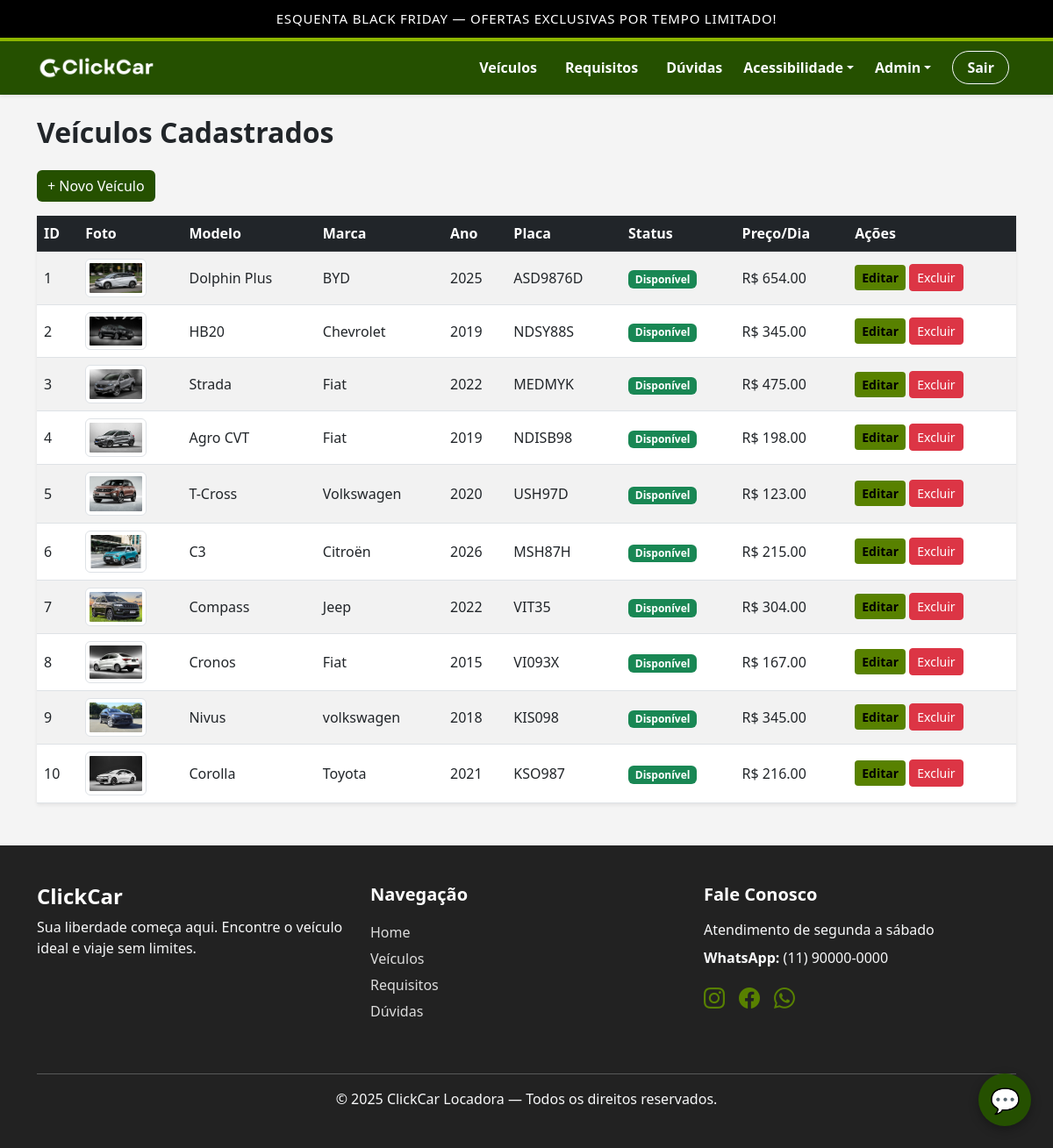
/admin/vehicles (signed in), run on the app's committed database.
### models/models.py (models this page shows)
class Veiculo(db.Model):
    __tablename__ = 'veiculos'
    id = db.Column(db.Integer, primary_key=True)
    modelo = db.Column(db.String(120), nullable=False)
    marca = db.Column(db.String(80), nullable=False)
    ano = db.Column(db.Integer, nullable=False)
    placa = db.Column(db.String(20), unique=True)
    cor = db.Column(db.String(30))
    tipo_id = db.Column(db.Integer, db.ForeignKey(
        'tipo_veiculo.id'), nullable=False)
    preco_por_dia = db.Column(db.Float, nullable=False)
    status = db.Column(db.String(30), default='disponivel')
    localizacao = db.Column(db.String(150))
    criado_em = db.Column(db.DateTime, default=datetime.utcnow)

class VehiclePhoto(db.Model):
    __tablename__ = 'vehicle_photos'
    id = db.Column(db.Integer, primary_key=True)
    veiculo_id = db.Column(db.Integer, db.ForeignKey(
        'veiculos.id'), nullable=False)
    filename = db.Column(db.String(200), nullable=False)
    veiculo = db.relationship("Veiculo", backref="fotos", lazy=True)

### controllers/controller.py (the view)
@main.route('/admin/vehicles')
@login_required
def admin_listar_veiculos():
    if current_user.perfil.nome_perfil not in ['Admin', 'Atendimento']:
        flash("Acesso negado", "danger")
        return redirect(url_for('main.index'))
    veiculos = Veiculo.query.all()
    return render_template('admin/vehicles/list.html', veiculos=veiculos)

### app.py (called while the page is built)
@login_manager.user_loader
def load_user(user_id):
    return Usuario.query.get(int(user_id))

### templates/admin/vehicles/list.html (shortened to what this page needs)
{% extends 'base.html' %}
{% block content %}
<h2 class="fw-bold mb-4">Veículos Cadastrados</h2>
<a href="{{ url_for('main.admin_novo_veiculo') }}" class="btn btn-primary mb-3">+ Novo Veículo</a>
<table class="table table-striped table-hover align-middle shadow-sm">
    <thead class="table-dark">
        <tr>
            <th>ID</th>
            <th>Foto</th>
            <th>Modelo</th>
            <th>Marca</th>
            <th>Ano</th>
            <th>Placa</th>
            <th>Status</th>
            <th>Preço/Dia</th>
            <th>Ações</th>
        </tr>
    </thead>
    <tbody>
        {% for v in veiculos %}
        <tr>
            <td>{{ v.id }}</td>
            <td>
                {% if v.fotos and v.fotos|length > 0 %}
                    <img src="{{ url_for('static', filename='uploads/' ~ v.fotos[0].filename) }}"
                         class="img-thumbnail"
                         style="width: 70px; height: auto;">
                {% else %}
                    <span class="text-muted">Sem foto</span>
                {% endif %}
            </td>
            <td>{{ v.modelo }}</td>
            <td>{{ v.marca }}</td>
            <td>{{ v.ano }}</td>
            <td>{{ v.placa }}</td>
            <td>
                {% if v.status == 'disponivel' %}
                    <span class="badge bg-success">Disponível</span>
                {% else %}
                    <span class="badge bg-danger">Indisponível</span>
                {% endif %}
            </td>
            <td>R$ {{ "%.2f"|format(v.preco_por_dia) }}</td>
            <td>
                <a href="{{ url_for('main.admin_editar_veiculo', id=v.id) }}"
                   class="btn btn-warning btn-sm">
                    Editar
                </a>
                <a href="{{ url_for('main.admin_excluir_veiculo', id=v.id) }}"
                   onclick="return confirm('Deseja realmente excluir este veículo?')"
                   class="btn btn-danger btn-sm">
                    Excluir
                </a>
            </td>
        </tr>
        {% endfor %}
    </tbody>
</table>
{% endblock %}

### static/css/style.css (style rules this page uses)
:root { --bg-body: #F4F4F4; --bg-card: #ffffff; --text-color: #333333; --text-muted: #6c757d; }

### templates/base.html (style rules this page uses)
:root { --primary-green: #255000; --yellow: #588100; --light-gray: #F4F4F4; --dark: #333; }
body { background-color: var(--light-gray); }
.btn-primary { background-color: var(--primary-green); border: none; }
.btn-warning { background-color: var(--yellow); color: black; border: none; font-weight: 600; }

### data on the page
Veiculo: id "1", filename (picture), modelo "Dolphin Plus", marca "BYD", ano "2025", placa "ASD9876D", status "Disponível", preco_por_dia "654.00"
Veiculo: id "2", filename (picture), modelo "HB20", marca "Chevrolet", ano "2019", placa "NDSY88S", status "Disponível", preco_por_dia "345.00"
Veiculo: id "3", filename (picture), modelo "Strada", marca "Fiat", ano "2022", placa "MEDMYK", status "Disponível", preco_por_dia "475.00"
Veiculo: id "4", filename (picture), modelo "Agro CVT", marca "Fiat", ano "2019", placa "NDISB98", status "Disponível", preco_por_dia "198.00"
Veiculo: id "5", filename (picture), modelo "T-Cross", marca "Volkswagen", ano "2020", placa "USH97D", status "Disponível", preco_por_dia "123.00"
Veiculo: id "6", filename (picture), modelo "C3", marca "Citroën", ano "2026", placa "MSH87H", status "Disponível", preco_por_dia "215.00"
Veiculo: id "7", filename (picture), modelo "Compass", marca "Jeep", ano "2022", placa "VIT35", status "Disponível", preco_por_dia "304.00"
Veiculo: id "8", filename (picture), modelo "Cronos", marca "Fiat", ano "2015", placa "VI093X", status "Disponível", preco_por_dia "167.00"
Veiculo: id "9", filename (picture), modelo "Nivus", marca "volkswagen", ano "2018", placa "KIS098", status "Disponível", preco_por_dia "345.00"
Veiculo: id "10", filename (picture), modelo "Corolla", marca "Toyota", ano "2021", placa "KSO987", status "Disponível", preco_por_dia "216.00"
